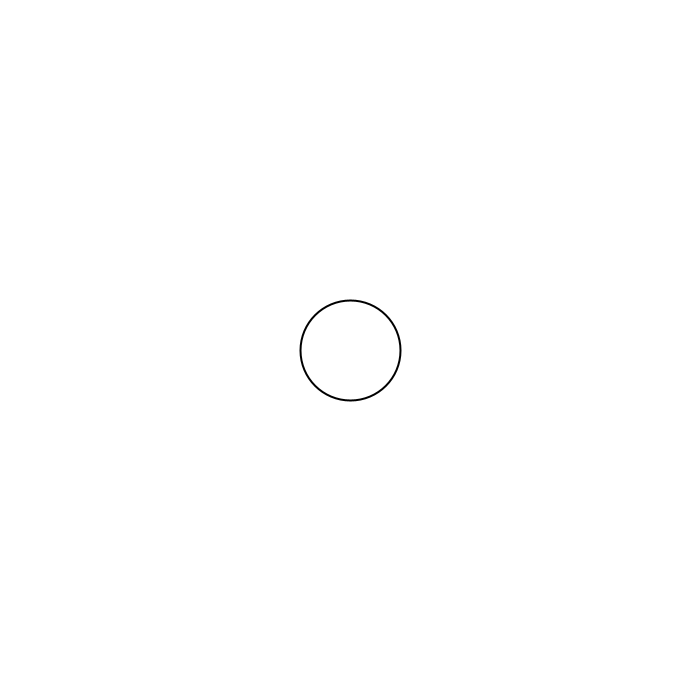
Frame 1 (no input)
Frame 60 (the mouse pressed at the canvas centre just before this capture): identical to frame 1, image omitted
Frame 120 (the mouse held since frame 60 and released just before this capture): identical to frame 1, image omitted

The Processing sketch that drew this single still picture (run headless with seeded random() and noise(); from frame 60 on, the mouse is pressed at the canvas centre):

// Processing sketch: LissajousCurve
// ── LissajousCurve.pde
// Lissajous Curve Table

Circle[] circles;
int numOfCircles = 1;
int diameter = 100;

void setup(){
  size(700,700);
  circles = new Circle[numOfCircles*2];
  for(int i=0; i<numOfCircles; i++){
    circles[i] = new Circle(new PVector(width/2, height/2), diameter);
  }

}

void drawAllCircles(){
  for(int i=0; i<numOfCircles; i++){
    circles[i].draw(0, 2);
  }
}

void draw(){
  background(255);
  drawAllCircles();
}

// ── Circle.pde
public class Circle{

  private PVector position;
  private int diameter;

  public Circle(PVector position, int diameter){
    this.position = position;
    this.diameter = diameter;
  }

  public void draw(int strokeVal, int strokeWeightVal){
    noFill();
    stroke(strokeVal);
    strokeWeight(strokeWeightVal);
    ellipse(position.x, position.y, diameter, diameter);
  }

}

// ── Curve.pde
class Curve{

  private ArrayList<PVector> path;
  private PVector currentPoint;

  public Curve(){
    path = new ArrayList();
    currentPoint = new PVector(0,0);
  }

  void addPoint(float x, float y){
    path.add(new PVector(x, y));
    currentPoint.x = x;
    currentPoint.y = y;
  }

  void reset(){
    path.clear();
  }

  void draw(){
    noFill();
    stroke(0);
    strokeWeight(2);

    beginShape();
    for(PVector p: path){
      vertex(p.x, p.y);
    }
    endShape();

    strokeWeight(10);
    point(currentPoint.x, currentPoint.y);

  }

}
